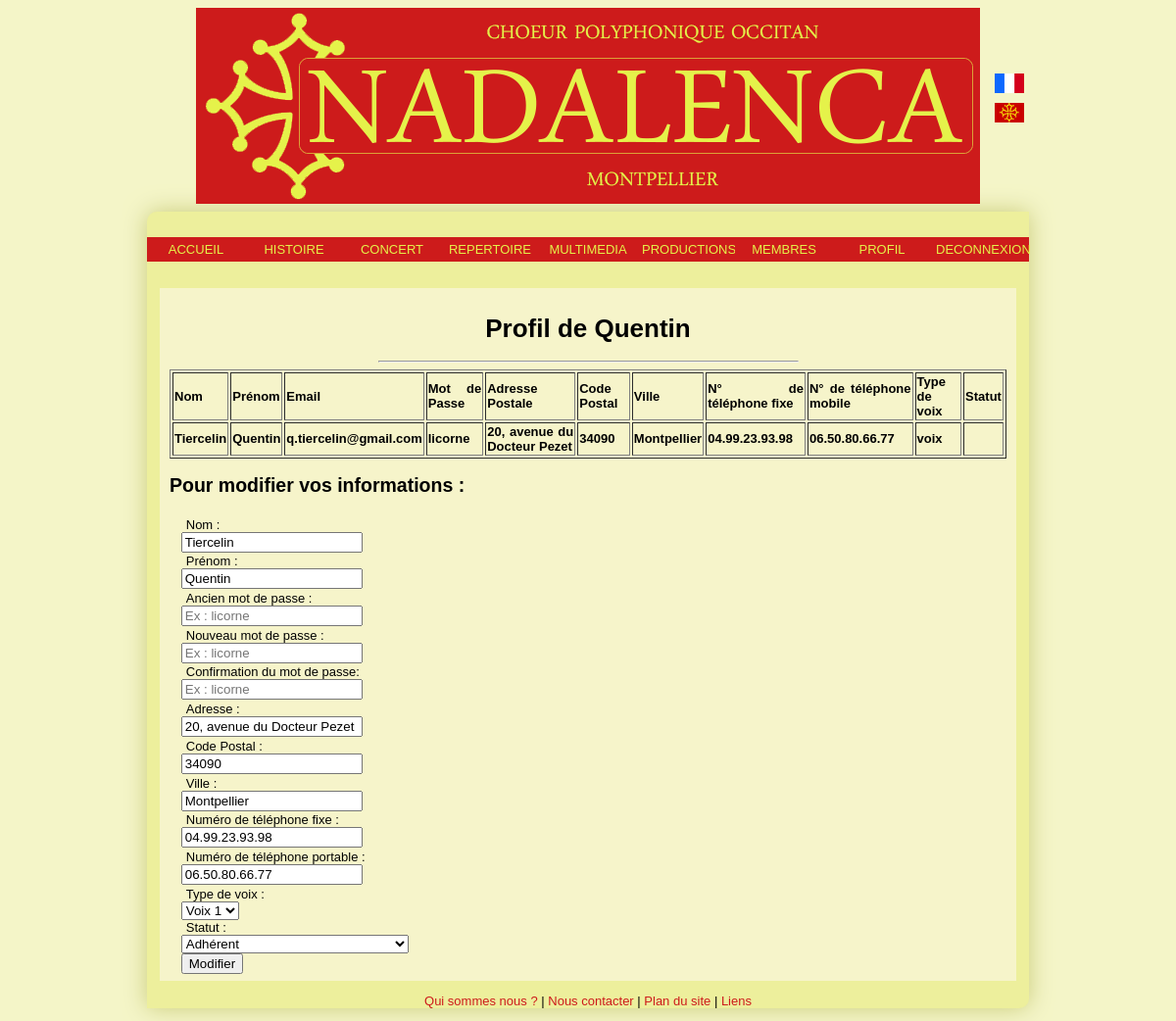
Page /Controleur/controlProfil.php (signed in) on the earlier database version.
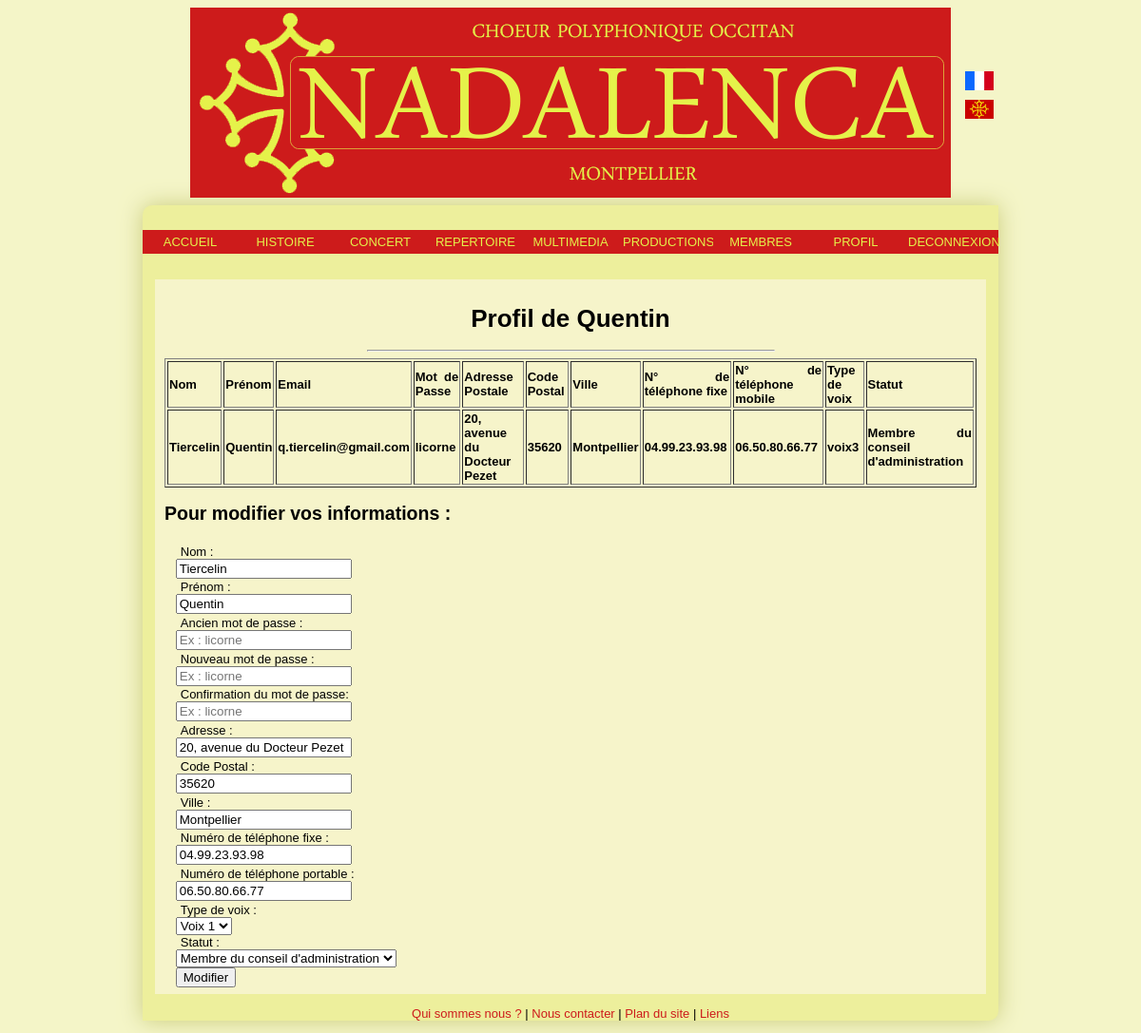
Same page on the later database version.
### tables this page shows
CREATE TABLE IF NOT EXISTS `utilisateur` (
  `id` int(11) NOT NULL AUTO_INCREMENT,
  `nom` varchar(255) NOT NULL,
  `prenom` varchar(255) NOT NULL,
  `email` varchar(255) NOT NULL,
  `mdp` varchar(255) NOT NULL,
  `statut` varchar(255) NOT NULL,
  `admin` tinyint(1) NOT NULL,
  `adresseP` varchar(255) NOT NULL,
  `codeP` varchar(255) NOT NULL,
  `ville` varchar(255) NOT NULL,
  `numtelF` varchar(14) NOT NULL,
  `numtelM` varchar(14) NOT NULL,
  `voix` varchar(255) NOT NULL,
  PRIMARY KEY (`id`),
  UNIQUE KEY `id` (`id`)
);

### Modele/Utilisateur.php (called while the page is built, shortened)
<?php
class Utilisateur
{
	private $nom;
	private $prenom;
	private $mdp;
	private $email;
	private $adresseP;
	private $codeP;
	private $ville;
	private $numtelF;
	private $numtelM;
	private $statut;
	private $voix;
	public function getNom()
	{
		return $this->nom;
	}
	public function getPrenom()
	{
		return $this->prenom;
	}
	public function getMdp()
	{
		return $this->mdp;
	}
	public function getEmail()
	{
		return $this->email;
	}
	public function getStatut()
	{
		return $this->statut;
	}
	public function getAdresseP()
	{
		return $this->adresseP;
	}
	public function getCodeP()
	{
		return $this->codeP;
	}
	public function getVille()
	{
		return $this->ville;
	}
	public function getNumtelF()
	{
		return $this->numtelF;
	}
	public function getNumtelM()
	{
		return $this->numtelM;
	}
	public function getVoix()
	{
		return $this->voix;
	}
	public function __construct ($id, $nom, $prenom, $email, $mdp, $statut, $admin, $adresseP, $codeP, $ville, $numtelF, $numtelM, $voix)
	{
		$this->nom = $nom;
		$this->prenom = $prenom;
		$this->email = $email;
		$this->mdp = $mdp;
		$this->statut = $statut;
		$this->adresseP = $adresseP;
		$this->codeP = $codeP;
		$this->ville = $ville;
		$this->numtelF = $numtelF;
		$this->numtelM = $numtelM;
		$this->voix = $voix;
	}
	public static function getUtilisateurByEmail($email)
	{
		$req = "SELECT * FROM utilisateur WHERE email='$email'";
		$res = mysql_query($req) or die ("Erreur insertion : Classe Utilisateur / Fonction getUtilisateurByEmail ");
		$tuple = mysql_fetch_array($res);
		return new Utilisateur($tuple['id'], $tuple['nom'], $tuple['prenom'], $email, $tuple['mdp'], $tuple['statut'], $tuple['admin'], $tuple['adresseP'], $tuple['codeP'], $tuple['ville'], $tuple['numtelF'], $tuple['numtelM'], $tuple['voix']);
	}
}
?>

### Vue/viewValidProfil.php (the view, shortened to what this page needs)
    <h1>Profil de <?php echo $profil->getPrenom();?></h1>
	<hr />
<table border="1">
	<tr>
		<th>Nom</th>
		<th>Prénom</th>
		<th>Email</th>
		<th>Mot de Passe</th>
		<th>Adresse Postale</th>
		<th>Code Postal</th>
		<th>Ville</th>
		<th>N° de téléphone fixe</th>
		<th>N° de téléphone mobile</th>
		<th>Type de voix</th>
		<th>Statut</th>
	</tr>
 	 		<tr>
		<th><?php echo $profil->getNom();?></th>
 	 		<th><?php echo $profil->getPrenom();?></th>
 	 		<th><?php echo $profil->getEmail();?></th>
		<th><?php echo $profil->getMdp();?></th>
		<th><?php echo $profil->getAdresseP();?></th>
		<th><?php echo $profil->getCodeP();?></th>
		<th><?php echo $profil->getVille();?></th>
		<th><?php echo $profil->getnumtelF();?></th>
		<th><?php echo $profil->getnumtelM();?></th>
		<th><?php echo $profil->getVoix();?></th>
		<th><?php echo $profil->getStatut();?></th>
	</tr>
 	 		</table>
<h2>Pour modifier vos informations :</h2>
  <form method="post" action="./controlChangement.php" >
    <fieldset>
        <label>Nom :</label><input type="text" name="nom" value="<?php echo $profil->getNom()?>"/> <br />
        <label>Prénom :</label><input type="text" name="prenom" value="<?php echo $profil->getPrenom()?>"/><br />
        <label>Ancien mot de passe :</label><input type="password" placeholder="Ex : licorne" name="mdpold"/><br />
        <label>Nouveau mot de passe :</label><input type="password" placeholder="Ex : licorne" name="mdpnew"/><br />
        <label>Confirmation du mot de passe: </label><input type="password" placeholder="Ex : licorne" name="mdpnewconf"/><br />
        <label>Adresse :</label><input type="text" name="adresseP" value="<?php echo $profil->getAdresseP()?>" /><br />
        <label>Code Postal :</label><input type="text" name="codeP" value="<?php echo $profil->getCodeP()?>" /><br />
        <label>Ville :</label><input type="text" name="ville" value="<?php echo $profil->getVille()?>"/><br />
        <label>Numéro de téléphone fixe :</label><input type="int" name="numtelF" value="<?php echo $profil->getNumtelF()?>"/><br />
        <label>Numéro de téléphone portable :</label><input type="int" name="numtelM" value="<?php echo $profil->getNumtelM()?>"/> <br />
        <label>Type de voix :</label><select name="voix">
            <option value="alto" <?php if ($profil->getVoix() =="alto") {echo "selected";} ?> > Voix 1
            <option value="basse" <?php if ($profil->getVoix() =="basse") {echo "selected";} ?> > Voix 2
            </select><br />
        <label>Statut :</label><select name="statut" type ="hidden">
            <option value="Adhérent" <?php if ($profil->getStatut() =="Adhérent") {echo "selected";} ?> > Adhérent
            <option value="Membre du conseil d'administration" <?php if ($profil->getStatut() =="Membre du conseil d'administration") {echo "selected";} ?> > Membre du conseil d'administration
  					<option value="Secrétaire" <?php if ($profil->getStatut() =="Secrétaire") {echo "selected";} ?> > Secrétaire
		      </select><br />
          <input type="submit" value="Modifier" />
        </fieldset>
      </form>

Differences in the rows shown:
changed utilisateur "Quentin": codeP "34090" → "35620"; voix "voix" → "voix3"; statut (not shown) → "Membre du conseil d'administration"
Other differences:
form field statut: "Adhérent" → (not shown)
